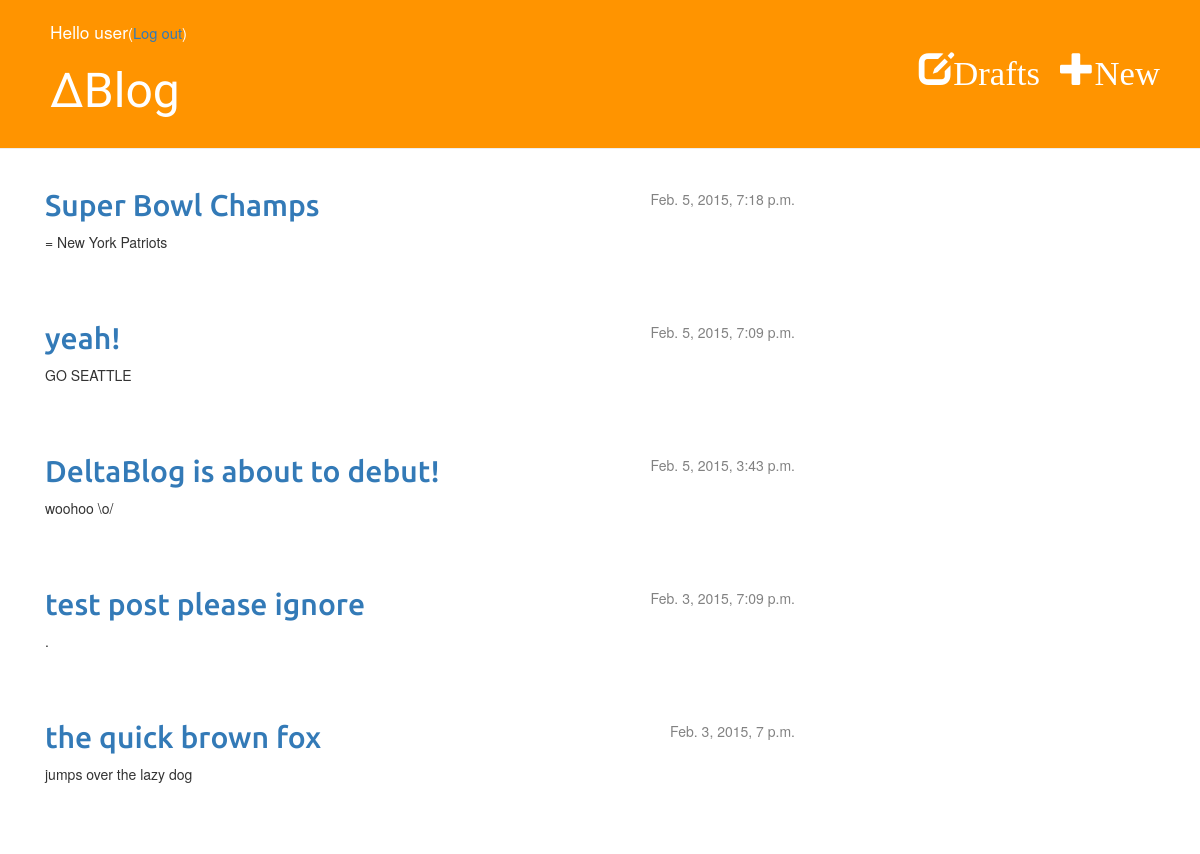
The page / (signed in) on the database its author committed.
### deltablog_app/models.py (models this page shows, shortened)
class Post(models.Model):
    author = models.ForeignKey('auth.User')
    title = models.CharField(max_length=200)
    text = models.TextField()
    created_date = models.DateTimeField(default=timezone.now)
    published_date = models.DateTimeField(blank=True, null=True)
    image = models.FileField(upload_to='documents/%Y/%m/%d', null=True, blank=True)
    class Meta:
        ordering = ["-published_date"]

### deltablog_app/views.py (the view)
# urls.py: url(r'^$', views.post_list),
def post_list(request):
    posts = Post.objects.filter(published_date__isnull=False).order_by('-published_date')
    return render(request, 'deltablog_app/post_list.html', {'posts': posts})

### deltablog_app/templates/deltablog_app/post_list.html
{% extends 'deltablog_app/base.html' %}
{% block content %}
    {% for post in posts %}
        <div class="post">
            <div class="date">
                {{ post.published_date }}
            </div>
            <h2><a href="{% url 'deltablog_app.views.post_detail' pk=post.pk %}">{{ post.title }}</a></h2>
            <p>{{ post.text|linebreaks }}</p>
        </div>
    {% endfor %}
{% endblock content %}

### deltablog_app/templates/deltablog_app/base.html (shortened to what this page needs)
{% load staticfiles %}
<html>
    <head>
        <link rel="stylesheet" href="//maxcdn.bootstrapcdn.com/bootstrap/3.2.0/css/bootstrap.min.css">
        <link rel="stylesheet" href="//maxcdn.bootstrapcdn.com/bootstrap/3.2.0/css/bootstrap-theme.min.css">
        <link rel="stylesheet" href="{% static 'css/deltablog_app.css' %}">
    </head>
    <body>
        <div class="page-header">
            {% if user.is_authenticated %}
            <a href="{% url 'post_new' %}" class="top-menu"><span class="glyphicon glyphicon-plus">New</span></a>
            <a href="{% url 'post_draft_list' %}" class="top-menu"><span class="glyphicon glyphicon-edit">Drafts</span></a>
            <p class="top-menu-greeting">Hello {{ user.username }}<small>(<a href="{% url 'django.contrib.auth.views.logout' %}">Log out</a>)</small></p>
            {% else %}
            <a href="{% url 'django.contrib.auth.views.login' %}" class="top-menu"><span class="glyphicon glyphicon-lock">Login</span></a>
            {% endif %}
            <h1><a href="{% url 'deltablog_app.views.post_list' %}">∆Blog</a></h1>
        </div>
        <div class="content container">
            <div class="row">
                <div class="col-md-8">
                {% block content %}
                {% endblock %}
                </div>
            </div>
        </div>
    </body>
</html>

### static/css/deltablog_app.css (style rules this page uses)
.page-header { background-color: #ff9400; margin-top: 0; padding: 20px 20px 20px 50px; }
.page-header h1, .page-header h1 a, .page-header h1 a:visited, .page-header h1 a:active { color: #ffffff; font-size: 36pt; text-decoration: none; }
.content { margin-left: 30px; }
h1 { font-family: 'Gloria Hallelujah', cursive; }
h2 { font-family: 'Ubuntu', sans-serif; }
.date { float: right; color: #828282; }
.top-menu, .top-menu:visited { color: #ffffff; float: right; font-size: 26pt; margin-right: 20px; margin-top: 30px; }
.top-menu-greeting { color: #ffffff; font-size: 13pt; }
.post { margin-bottom: 70px; }

### rows shown on the page
Post: published_date "Feb. 5, 2015, 7:18 p.m.", title "Super Bowl Champs", text "= New York Patriots"
Post: published_date "Feb. 5, 2015, 7:09 p.m.", title "yeah!", text "GO SEATTLE"
Post: published_date "Feb. 5, 2015, 3:43 p.m.", title "DeltaBlog is about to debut!", text "woohoo \\o/"
Post: published_date "Feb. 3, 2015, 7:09 p.m.", title "test post please ignore", text "."
Post: published_date "Feb. 3, 2015, 7 p.m.", title "the quick brown fox", text "jumps over the lazy dog"

### other values the page prints
{{ user.username }} "user"
